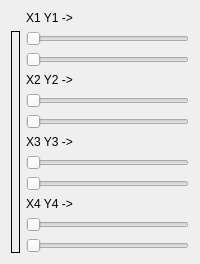
     <widget class="QWidget" name="tab_7">
      <attribute name="title">
       <string>Camera</string>
      </attribute>
      <layout class="QGridLayout" name="gridLayout_15">
       <item row="1" column="1">
        <widget class="QLabel" name="current_value">
         <property name="text">
          <string>X1 Y1 -&gt;</string>
         </property>
        </widget>
       </item>
       <item row="7" column="1">
        <widget class="QLabel" name="current_value3">
         <property name="text">
          <string>X3 Y3 -&gt;</string>
         </property>
        </widget>
       </item>
       <item row="6" column="1">
        <widget class="QSlider" name="y2_slider">
         <property name="maximum">
          <number>700</number>
         </property>
         <property name="orientation">
          <enum>Qt::Horizontal</enum>
         </property>
        </widget>
       </item>
       <item row="2" column="0" rowspan="11">
        <widget class="QLabel" name="camera_set">
         <property name="frameShape">
          <enum>QFrame::Box</enum>
         </property>
         <property name="text">
          <string/>
         </property>
        </widget>
       </item>
       <item row="12" column="1">
        <widget class="QSlider" name="y4_slider">
         <property name="maximum">
          <number>700</number>
         </property>
         <property name="orientation">
          <enum>Qt::Horizontal</enum>
         </property>
        </widget>
       </item>
       <item row="11" column="1">
        <widget class="QSlider" name="x4_slider">
         <property name="maximum">
          <number>700</number>
         </property>
         <property name="orientation">
          <enum>Qt::Horizontal</enum>
         </property>
        </widget>
       </item>
       <item row="4" column="1">
        <widget class="QLabel" name="current_value2">
         <property name="text">
          <string>X2 Y2 -&gt;</string>
         </property>
        </widget>
       </item>
       <item row="5" column="1">
        <widget class="QSlider" name="x2_slider">
         <property name="maximum">
          <number>700</number>
         </property>
         <property name="orientation">
          <enum>Qt::Horizontal</enum>
         </property>
        </widget>
       </item>
       <item row="3" column="1">
        <widget class="QSlider" name="y1_slider">
         <property name="maximum">
          <number>700</number>
         </property>
         <property name="orientation">
          <enum>Qt::Horizontal</enum>
         </property>
        </widget>
       </item>
       <item row="8" column="1">
        <widget class="QSlider" name="x3_slider">
         <property name="maximum">
          <number>700</number>
         </property>
         <property name="orientation">
          <enum>Qt::Horizontal</enum>
         </property>
        </widget>
       </item>
       <item row="2" column="1">
        <widget class="QSlider" name="x1_slider">
         <property name="maximum">
          <number>700</number>
         </property>
         <property name="orientation">
          <enum>Qt::Horizontal</enum>
         </property>
        </widget>
       </item>
       <item row="9" column="1">
        <widget class="QSlider" name="y3_slider">
         <property name="maximum">
          <number>700</number>
         </property>
         <property name="orientation">
          <enum>Qt::Horizontal</enum>
         </property>
        </widget>
       </item>
       <item row="10" column="1">
        <widget class="QLabel" name="current_value4">
         <property name="text">
          <string>X4 Y4 -&gt;</string>
         </property>
        </widget>
       </item>
      </layout>
     </widget>
